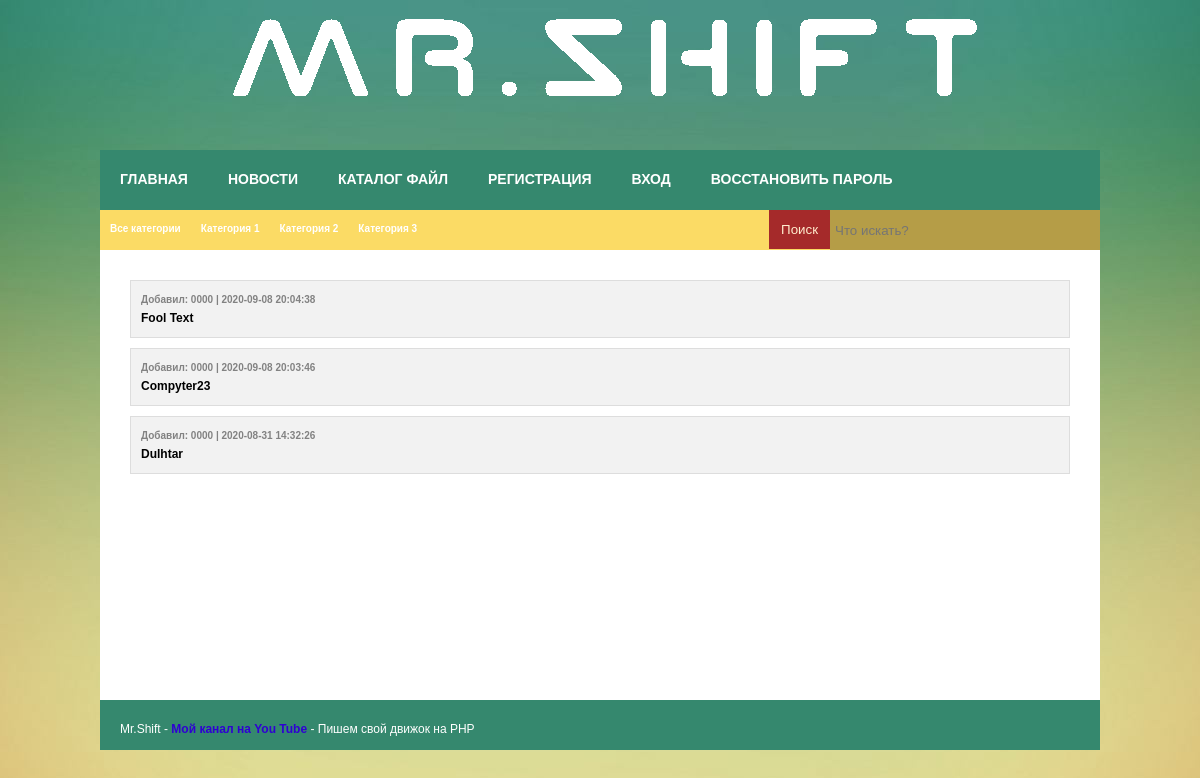
The page /loads on the database its author committed.
### tables this page shows
CREATE TABLE `loads` (
  `id` int(11) NOT NULL,
  `name` tinytext NOT NULL,
  `cat` int(11) NOT NULL,
  `added` varchar(20) NOT NULL,
  `text` mediumtext NOT NULL,
  `date` datetime NOT NULL,
  `active` int(11) NOT NULL,
  `dimg` int(11) NOT NULL,
  `dfile` int(11) NOT NULL,
  `link` tinytext NOT NULL,
  `rate` int(11) NOT NULL,
  `rateusers` mediumtext NOT NULL,
  `download` int(11) NOT NULL
);

### module/loads/main.php (the view, shortened to what this page needs)
<?php
Head('Файл');
?>
<body>
<div class="wrapper">
<div class="header"></div>
<div class="content">
<?php Menu();
?>
<div class="CatHead">
<a href="/loads"><div class="Cat">Все категории</div></a>
<a href="/loads/category/id/1"><div class="Cat">Категория 1</div></a>
<a href="/loads/category/id/2"><div class="Cat">Категория 2</div></a>
<a href="/loads/category/id/3"><div class="Cat">Категория 3</div></a>
<?php SearchForm(); ?>
</div>
<div class="Page">
<?php
if (!$Module or $Module == 'main') {
if($_SESSION['USER_GROUP'] != 2) $Active = 'WHERE `active` = 1';
$Param1 = 'SELECT `id`, `name`, `added`, `date`, `active` FROM `loads` '.$Active.' ORDER BY `id` DESC LIMIT 0, 5';
$Param2 = 'SELECT `id`, `name`, `added`, `date`, `active` FROM `loads`  '.$Active.' ORDER BY `id` DESC LIMIT START, 5';
} else if ($Module == 'category') {
if($_SESSION['USER_GROUP'] != 2) $Active = 'AND `active` = 1';
$Param1 = 'SELECT `id`, `name`, `added`, `date`, `active` FROM `loads` WHERE `cat` = '.$Param['id'].'  '.$Active.' ORDER BY `id` DESC LIMIT 0, 5';
$Param2 = 'SELECT `id`, `name`, `added`, `date`, `active` FROM `loads` WHERE `cat` = '.$Param['id'].'  '.$Active.' ORDER BY `id` DESC LIMIT START, 5';
$Param3 = 'SELECT COUNT(`id`) FROM `loads` WHERE `cat` = '.$Param['id'];
$Param4 = '/loads/category/id/'.$Param['id'].'/page/';
}
if (!$Param['page']) {
$Result = mysqli_query($CONNECT, $Param1);
} else {
$Start = ($Param['page'] - 1) * 5;
$Result = mysqli_query($CONNECT, str_replace('START', $Start, $Param2));
}
while ($Row = mysqli_fetch_assoc($Result)) {
	echo '<a href="/loads/material/id/'.$Row['id'].'"><div class="ChatBlock"><span>Добавил: '.$Row['added'].' | '.$Row['date'].'</span>'.$Row['name'].'</div></a>';
}
?>
</div>
</div>
<?php Footer() ?>
</div>
</body>
</html>

### index.php (shortened to what this page needs)
<?php
$CONNECT = mysqli_connect(HOST, USER, PASS, DB);
if ($_SERVER['REQUEST_URI'] == '/') {
    $Page = 'index';
    $Module = 'index';
} else {
    $URL_Path = parse_url($_SERVER['REQUEST_URI'], PHP_URL_PATH);
    $URL_Parts = explode('/', trim($URL_Path, ' /'));
    $Page = array_shift($URL_Parts);
    $Module = array_shift($URL_Parts);
}
if ($_SESSION['USER_LOGIN_IN']) $User = $_SESSION['USER_LOGIN'];
else $User = 'guest';
if ($User == 'guest') $Online = mysqli_fetch_assoc(mysqli_query($CONNECT, "SELECT `ip` FROM `online` WHERE `ip` = '$_SERVER[REMOTE_ADDR]'"));
else $Online = mysqli_fetch_assoc(mysqli_query($CONNECT, "SELECT `user` FROM `online` WHERE `user` = '$User'"));
if ($Online['ip']) mysqli_query($CONNECT, "UPDATE `online` SET `time` = NOW() WHERE `ip` = '$_SERVER[REMOTE_ADDR]'");
else if ($Online['user'] and $Online['user'] != 'guest') mysqli_query($CONNECT, "UPDATE `online` SET `time` = NOW() WHERE `user` = '$User'");
else mysqli_query($CONNECT, "INSERT INTO `online` SET `ip` = '$_SERVER[REMOTE_ADDR]', `user` = '$User', `time` = NOW()");
mysqli_query($CONNECT, "DELETE FROM `online` WHERE `time` < SUBTIME(NOW(), '0 0:05:0')");
if ($Page == 'index') include('page/index.php');
else if ($Page == 'login') include('page/login.php');
else if ($Page == 'register') include('page/register.php');
else if ($Page == 'account') include('form/account.php');
else if ($Page == 'profile') include('page/profile.php');
else if ($Page == 'restore') include('page/restore.php');
else if ($Page == 'chat') include('page/chat.php');
else if ($Page == 'user') include('page/user.php');
else if ($Page == 'parser') include('page/parser.php');
else if ($Page == 'search') include('page/search.php');
else if ($Page == 'api') include('page/api.php');
else if ($Page == 'notice') include('page/notice.php');
else if ($Page == 'clean') include('clean.php');
else if ($Page == 'language') include('page/language.php');
else if ($Page == 'news') {
    if (!$Module or $Page == 'news' and $Module == 'category' or $Page == 'news' and $Module == 'main') include('module/news/main.php');
      else if ($Module == 'material'){
        include('module/comments/main.php');
        include('module/news/material.php');
      }
      else if ($Module == 'add') include('module/news/add.php');
      else if ($Module == 'edit') include('module/news/edit.php');
      else if ($Module == 'control') include('module/news/control.php');
}
else if ($Page == 'loads') {
    if (!$Module or $Page == 'loads' and $Module == 'category' or $Page == 'loads' and $Module == 'main') include('module/loads/main.php');
}
function SearchForm() {
global $Page;
echo '<form method="POST" action="/search/'.$Page.'"><input type="text" name="text" value="'.$_SESSION['SEARCH'].'" placeholder="Что искать?" style="float: right;height: 30px;border: none;outline: none;background: #b59d47;width: 260px;"required><input type="submit" name="enter" style="float: right;color: blanchedalmond;background: brown;margin: 0;border: none;padding: 12px;cursor: pointer;"value="Поиск"></form>';
}
function Head($p1) {
    echo '<!DOCTYPE html><html><head><meta charset="utf-8" /><title>'.$p1.'</title><meta name="keywords" content="" /><meta name="description" content="" /><link href="/resource/style.css" rel="stylesheet"> <link type="image/x-icon" href="/resource/img/favicon.ico" rel="icon">
        </head>';
}
function Menu () {
    $universal = '
        <a href="/"><div class="Menu">Главная</div></a>
        <a href="/news"><div class="Menu">Новости</div></a>
        <a href="/loads"><div class="Menu">Каталог файл</div>
    ';
    if ($_SESSION['USER_LOGIN_IN'] != 1)
        echo '
            <div class="MenuHead">
                '.$universal.'
                <a href="/register"><div class="Menu">Регистрация</div></a>
                <a href="/login"><div class="Menu">Вход</div></a>
                <a href="/restore"><div class="Menu">Восстановить пароль</div></a>
            </div>';
}
function Footer () {
echo '<footer class="footer">Mr.Shift - <a href="https://www.youtube.com/channel/UCpEWlcj5rkU1H9vkIf9Lb5g" target="blank">Мой канал на You Tube</a> - Пишем свой движок на PHP</footer>';
}
?>

### resource/style.css (style rules this page uses)
* { margin: 0; padding: 0 }
body { color:#666;font: 12px/18px Arial, sans-serif; width: 100%; background: url(/resource/img/bg.jpg) top center no-repeat }
a { color: #666; font-weight: bold; text-decoration:none }
input[type=text], input[type=password], input[type=email] { height: 15px; width: 200px; padding: 5px; margin-bottom: 5px }
input[type=submit], input[type=reset], .button { color: #666; background: #D44B38; padding: 8px; border: 1px solid #fbdb65; font-weight: normal }
.wrapper { width: 1000px; margin: 0 auto }
.header { width: 1000px; height: 150px; background: url(/resource/img/logo.png) }
.content { width: 1000px; min-height: 550px; background: hsla(0, 0%, 100%, 1) }
.MenuHead { width: 1000px; height: 60px; background: #35886E }
.Menu { float:left; display: inline-block; height: 20px; background: #35886E; padding: 20px; color: #fff; font-size: 14px;text-transform: uppercase; }
.CatHead { width: 1000px; height: 40px; background: #fbdb65 }
.Cat { float:left; display: inline-block; height: 10px; background: #fbdb65; padding: 10px; color: #fff; font-size: 10px }
.Page { padding: 20px }
.footer { height: 10px; background: #35886E; padding: 20px; color: #fff }
.ChatBlock { border: 1px solid #dddddd; background: #f2f2f2; padding: 10px; color: #000000; margin: 10px }
.ChatBlock span { color: #828282; font-size: 10px; display: block }
a { color: #2f01d3; }

### rows shown on the page
loads: added "0000", date "2020-09-08 20:04:38", name "Fool Text"
loads: added "0000", date "2020-09-08 20:03:46", name "Compyter23"
loads: added "0000", date "2020-08-31 14:32:26", name "Dulhtar"
